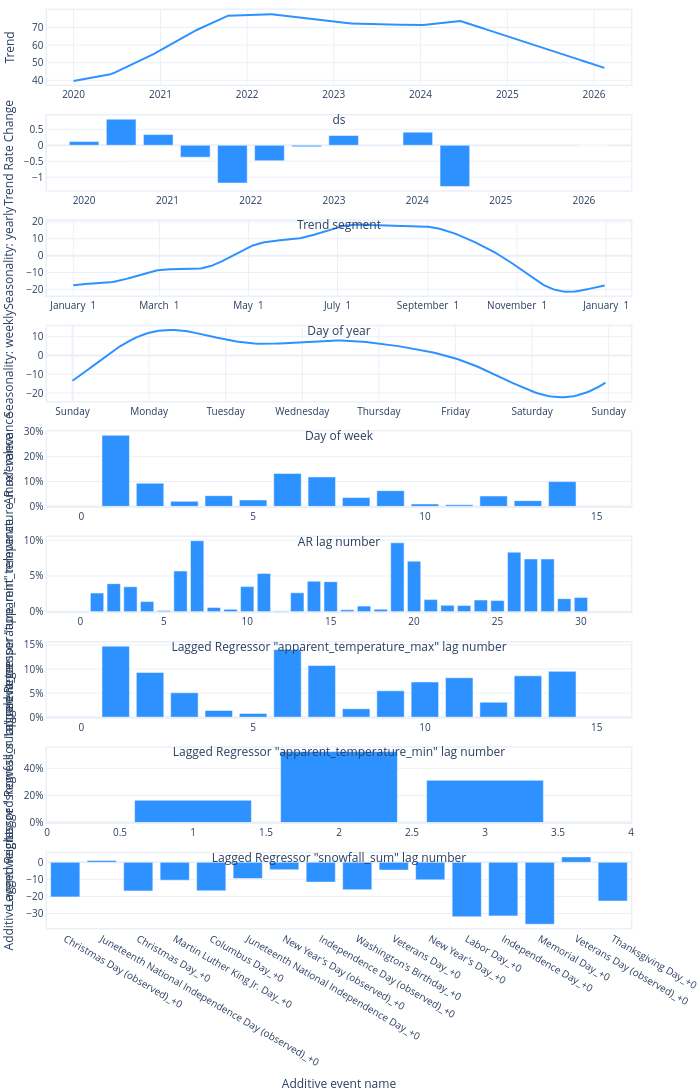

Notebook code for this chart:
### Code cell
model.plot_parameters()

### Figure 1 — Plotly figure (JSON) as saved in the notebook; plotly's stock layout.template omitted (floating-point values rounded to 4 significant figures; data arrays with more than 128 entries replaced by an {"elided": "..."} marker saying what was removed)
{"data": [{"fill": "none", "line": {"color": "#2d92ff", "width": 2}, "mode": "lines", "name": "Trend", "type": "scatter", "x": {"elided": "2237 str values"}, "xaxis": "x", "y": {"elided": "2237 float values"}, "yaxis": "y"}, {"marker": {"color": "#2d92ff"}, "name": "Trend Rate Change", "type": "bar", "x": ["2020-01-01T00:00:00", "2020-06-11T14:50:10.909091", "2020-11-21T05:40:21.818182", "2021-05-02T20:30:32.727273", "2021-10-12T11:20:43.636364", "2022-03-24T02:10:54.545455", "2022-09-02T17:01:05.454545", "2023-02-12T07:51:16.363636", "2023-07-24T22:41:27.272727", "2024-01-03T13:31:38.181818", "2024-06-14T04:21:49.090909", "2026-02-14T00:00:00"], "xaxis": "x2", "y": [0.1193, 0.8207, 0.3367, -0.373, -1.186, -0.4859, -0.0479, 0.3076, 0.008226, 0.412, -1.293, 0], "yaxis": "y2"}, {"fill": "none", "line": {"color": "#2d92ff", "width": 2}, "mode": "lines", "name": "yearly", "type": "scatter", "x": {"elided": "365 str values"}, "xaxis": "x3", "y": {"elided": "365 float values"}, "yaxis": "y3"}, {"fill": "none", "line": {"color": "#2d92ff", "width": 2}, "mode": "lines", "name": "weekly", "type": "scatter", "x": {"elided": "168 int values"}, "xaxis": "x4", "y": {"elided": "168 float values"}, "yaxis": "y4"}, {"marker": {"color": "#2d92ff"}, "name": "AR", "type": "bar", "x": [14, 13, 12, 11, 10, 9, 8, 7, 6, 5, 4, 3, 2, 1], "xaxis": "x5", "y": [0.09977, 0.0231, 0.04177, 0.006325, 0.009807, 0.06329, 0.03553, 0.1188, 0.1325, 0.02601, 0.04319, 0.02052, 0.09332, 0.2861], "yaxis": "y5"}, {"marker": {"color": "#2d92ff"}, "name": "Lagged Regressor \"apparent_temperature_max\"", "type": "bar", "x": [30, 29, 28, 27, 26, 25, 24, 23, 22, 21, 20, 19, 18, 17, 16, 15, 14, 13, 12, 11, 10, 9, 8, 7, 6, 5, 4, 3, 2, 1], "xaxis": "x6", "y": [0.02002, 0.0183, 0.07367, 0.07373, 0.08322, 0.01569, 0.01641, 0.008869, 0.009032, 0.01699, 0.07058, 0.09619, 0.003631, 0.007917, 0.002853, 0.04201, 0.04262, 0.02662, 0.001007, 0.0535, 0.03513, 0.003417, 0.006109, 0.09912, 0.05692, 0.001836, 0.01424, 0.03496, 0.03926, 0.02613], "yaxis": "y6"}, {"marker": {"color": "#2d92ff"}, "name": "Lagged Regressor \"apparent_temperature_min\"", "type": "bar", "x": [14, 13, 12, 11, 10, 9, 8, 7, 6, 5, 4, 3, 2, 1], "xaxis": "x7", "y": [0.09517, 0.08596, 0.03117, 0.0819, 0.0731, 0.05478, 0.01755, 0.1072, 0.1403, 0.007753, 0.01403, 0.05071, 0.09295, 0.1474], "yaxis": "y7"}, {"marker": {"color": "#2d92ff"}, "name": "Lagged Regressor \"snowfall_sum\"", "type": "bar", "x": [3, 2, 1], "xaxis": "x8", "y": [0.3116, 0.5237, 0.1647], "yaxis": "y8"}, {"marker": {"color": "#2d92ff"}, "name": "Additive event", "type": "bar", "width": 0.8, "x": ["Christmas Day (observed)_+0", "Juneteenth National Independence Day (observed)_+0", "Christmas Day_+0", "Martin Luther King Jr. Day_+0", "Columbus Day_+0", "Juneteenth National Independence Day_+0", "New Year's Day (observed)_+0", "Independence Day (observed)_+0", "Washington's Birthday_+0", "Veterans Day_+0", "New Year's Day_+0", "Labor Day_+0", "Independence Day_+0", "Memorial Day_+0", "Veterans Day (observed)_+0", "Thanksgiving Day_+0"], "xaxis": "x9", "y": [-20.26, 1.046, -16.75, -10.45, -16.68, -9.545, -4.359, -11.59, -16.01, -4.537, -10.26, -31.87, -31.37, -36.27, 3.151, -22.69], "yaxis": "y9"}], "layout": {"autosize": true, "font": {"size": 10}, "height": 1890, "hovermode": "x unified", "margin": {"b": 0, "l": 0, "pad": 0, "r": 10, "t": 10}, "showlegend": false, "title": {"font": {"size": 12}}, "width": 700, "xaxis": {"anchor": "y", "domain": [0, 1], "linewidth": 1.5, "mirror": true, "range": ["2019-09-11T00:00:00", "2026-06-06T00:00:00"], "showline": true, "title": {"text": "ds"}, "type": "date"}, "xaxis2": {"anchor": "y2", "domain": [0, 1], "linewidth": 1.5, "mirror": true, "range": ["2019-07-22T09:09:49.090909", "2026-07-26T14:50:10.909091"], "showline": true, "title": {"text": "Trend segment"}, "type": "date"}, "xaxis3": {"anchor": "y3", "domain": [0, 1], "linewidth": 1.5, "mirror": true, "range": ["2016-12-14T00:00:00", "2018-01-18T00:00:00"], "showline": true, "tickformat": "%B %e", "title": {"text": "Day of year"}}, "xaxis4": {"anchor": "y4", "domain": [0, 1], "linewidth": 1.5, "mirror": true, "range": [-8, 175], "showline": true, "tickmode": "array", "ticktext": ["Sunday", "Monday", "Tuesday", "Wednesday", "Thursday", "Friday", "Saturday", "Sunday", "Sunday"], "tickvals": [0, 24, 48, 72, 96, 120, 144, 168, 192], "title": {"text": "Day of week"}}, "xaxis5": {"anchor": "y5", "domain": [0, 1], "linewidth": 1.5, "mirror": true, "range": [-1, 16], "showline": true, "title": {"text": "AR lag number"}}, "xaxis6": {"anchor": "y6", "domain": [0, 1], "linewidth": 1.5, "mirror": true, "range": [-2, 33], "showline": true, "title": {"text": "Lagged Regressor \"apparent_temperature_max\" lag number"}}, "xaxis7": {"anchor": "y7", "domain": [0, 1], "linewidth": 1.5, "mirror": true, "range": [-1, 16], "showline": true, "title": {"text": "Lagged Regressor \"apparent_temperature_min\" lag number"}}, "xaxis8": {"anchor": "y8", "domain": [0, 1], "linewidth": 1.5, "mirror": true, "range": [0, 4], "showline": true, "title": {"text": "Lagged Regressor \"snowfall_sum\" lag number"}}, "xaxis9": {"anchor": "y9", "domain": [0, 1], "linewidth": 1.5, "mirror": true, "showline": true, "title": {"text": "Additive event name"}}, "yaxis": {"anchor": "x", "domain": [0.9185, 1], "linewidth": 1.5, "mirror": true, "rangemode": "normal", "showline": true, "title": {"text": "Trend"}}, "yaxis2": {"anchor": "x2", "domain": [0.8037, 0.8852], "linewidth": 1.5, "mirror": true, "rangemode": "normal", "showline": true, "title": {"text": "Trend Rate Change"}}, "yaxis3": {"anchor": "x3", "domain": [0.6889, 0.7704], "linewidth": 1.5, "mirror": true, "rangemode": "normal", "showline": true, "title": {"text": "Seasonality: yearly"}}, "yaxis4": {"anchor": "x4", "domain": [0.5741, 0.6556], "linewidth": 1.5, "mirror": true, "rangemode": "normal", "showline": true, "title": {"text": "Seasonality: weekly"}}, "yaxis5": {"anchor": "x5", "domain": [0.4593, 0.5407], "linewidth": 1.5, "mirror": true, "rangemode": "normal", "showline": true, "tickformat": ",.0%", "title": {"text": "AR relevance"}}, "yaxis6": {"anchor": "x6", "domain": [0.3444, 0.4259], "linewidth": 1.5, "mirror": true, "rangemode": "normal", "showline": true, "tickformat": ",.0%", "title": {"text": "Lagged Regressor \"apparent_temperature_max\" relevance"}}, "yaxis7": {"anchor": "x7", "domain": [0.2296, 0.3111], "linewidth": 1.5, "mirror": true, "rangemode": "normal", "showline": true, "tickformat": ",.0%", "title": {"text": "Lagged Regressor \"apparent_temperature_min\" relevance"}}, "yaxis8": {"anchor": "x8", "domain": [0.1148, 0.1963], "linewidth": 1.5, "mirror": true, "rangemode": "normal", "showline": true, "tickformat": ",.0%", "title": {"text": "Lagged Regressor \"snowfall_sum\" relevance"}}, "yaxis9": {"anchor": "x9", "domain": [0, 0.08148], "linewidth": 1.5, "mirror": true, "rangemode": "normal", "showline": true, "title": {"text": "Additive event weight"}}}}
